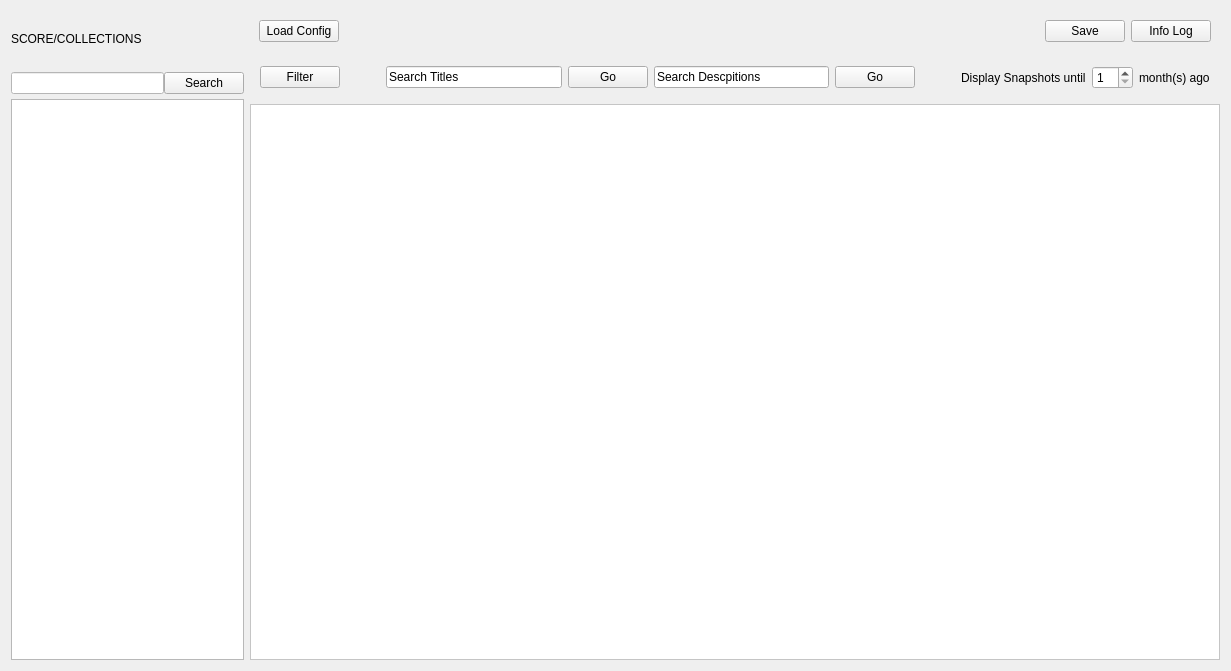
<?xml version="1.0" encoding="UTF-8"?>
<ui version="4.0">
 <class>Form</class>
 <widget class="QWidget" name="Form">
  <property name="geometry">
   <rect>
    <x>0</x>
    <y>0</y>
    <width>1231</width>
    <height>671</height>
   </rect>
  </property>
  <property name="windowTitle">
   <string>Form</string>
  </property>
  <layout class="QGridLayout" name="gridLayout">
   <item row="0" column="0" rowspan="3">
    <layout class="QVBoxLayout" name="collectionsVerticalLayout" stretch="1,0,10">
     <property name="spacing">
      <number>0</number>
     </property>
     <item>
      <widget class="QLabel" name="collectionsLabel">
       <property name="frameShape">
        <enum>QFrame::NoFrame</enum>
       </property>
       <property name="text">
        <string>SCORE/COLLECTIONS</string>
       </property>
      </widget>
     </item>
     <item>
      <layout class="QHBoxLayout" name="collSearchBarLayout">
       <property name="sizeConstraint">
        <enum>QLayout::SetDefaultConstraint</enum>
       </property>
       <property name="leftMargin">
        <number>0</number>
       </property>
       <property name="topMargin">
        <number>5</number>
       </property>
       <property name="bottomMargin">
        <number>5</number>
       </property>
       <item>
        <widget class="QLineEdit" name="searchLineEdit">
         <property name="styleSheet">
          <string notr="true">background-color: rgb(255, 255, 255);</string>
         </property>
        </widget>
       </item>
       <item>
        <widget class="QPushButton" name="collSearchButton">
         <property name="text">
          <string>Search</string>
         </property>
        </widget>
       </item>
      </layout>
     </item>
     <item>
      <widget class="QTreeView" name="collectionsTreeView">
       <property name="frameShape">
        <enum>QFrame::StyledPanel</enum>
       </property>
      </widget>
     </item>
    </layout>
   </item>
   <item row="0" column="1">
    <layout class="QHBoxLayout" name="topButtonsBoxLayout">
     <item>
      <widget class="QFrame" name="topButtonsFrame">
       <property name="enabled">
        <bool>true</bool>
       </property>
       <property name="styleSheet">
        <string notr="true">
border-color: rgb(0, 0, 0);</string>
       </property>
       <property name="frameShape">
        <enum>QFrame::NoFrame</enum>
       </property>
       <layout class="QHBoxLayout" name="horizontalLayout">
        <item>
         <widget class="QPushButton" name="loadConfigButton">
          <property name="text">
           <string>Load Config</string>
          </property>
         </widget>
        </item>
        <item>
         <spacer name="topButtonsSpacer">
          <property name="orientation">
           <enum>Qt::Horizontal</enum>
          </property>
          <property name="sizeType">
           <enum>QSizePolicy::Fixed</enum>
          </property>
          <property name="sizeHint" stdset="0">
           <size>
            <width>700</width>
            <height>20</height>
           </size>
          </property>
         </spacer>
        </item>
        <item>
         <widget class="QPushButton" name="saveButton">
          <property name="text">
           <string>Save</string>
          </property>
         </widget>
        </item>
        <item>
         <widget class="QPushButton" name="infoButton">
          <property name="text">
           <string>Info Log</string>
          </property>
         </widget>
        </item>
       </layout>
      </widget>
     </item>
    </layout>
   </item>
   <item row="1" column="1">
    <layout class="QHBoxLayout" name="filtersLayout">
     <item>
      <widget class="QFrame" name="filtersFrame">
       <property name="frameShape">
        <enum>QFrame::NoFrame</enum>
       </property>
       <property name="frameShadow">
        <enum>QFrame::Raised</enum>
       </property>
       <layout class="QHBoxLayout" name="horizontalLayout_6" stretch="0,0,1,0,1,0,0,0,0,0">
        <property name="leftMargin">
         <number>10</number>
        </property>
        <property name="rightMargin">
         <number>10</number>
        </property>
        <item>
         <widget class="QPushButton" name="filterMenuButton">
          <property name="text">
           <string>Filter</string>
          </property>
         </widget>
        </item>
        <item>
         <spacer name="filterToTitleSpacer">
          <property name="orientation">
           <enum>Qt::Horizontal</enum>
          </property>
          <property name="sizeHint" stdset="0">
           <size>
            <width>40</width>
            <height>20</height>
           </size>
          </property>
         </spacer>
        </item>
        <item>
         <widget class="QLineEdit" name="searchTitleLineEdit">
          <property name="text">
           <string>Search Titles</string>
          </property>
         </widget>
        </item>
        <item>
         <widget class="QPushButton" name="titleSearchGoButton">
          <property name="text">
           <string>Go</string>
          </property>
         </widget>
        </item>
        <item>
         <widget class="QLineEdit" name="searchDescLineEdit">
          <property name="text">
           <string>Search Descpitions</string>
          </property>
         </widget>
        </item>
        <item>
         <widget class="QPushButton" name="searchDescButton">
          <property name="text">
           <string>Go</string>
          </property>
         </widget>
        </item>
        <item>
         <spacer name="descriptionToDisplaySpacer">
          <property name="orientation">
           <enum>Qt::Horizontal</enum>
          </property>
          <property name="sizeHint" stdset="0">
           <size>
            <width>40</width>
            <height>20</height>
           </size>
          </property>
         </spacer>
        </item>
        <item>
         <widget class="QLabel" name="displaySnapshotLabel">
          <property name="text">
           <string>Display Snapshots until</string>
          </property>
         </widget>
        </item>
        <item>
         <widget class="QSpinBox" name="chooseMonthsSpinBox">
          <property name="minimum">
           <number>1</number>
          </property>
         </widget>
        </item>
        <item>
         <widget class="QLabel" name="monthsAgoLabel">
          <property name="text">
           <string>month(s) ago</string>
          </property>
         </widget>
        </item>
       </layout>
      </widget>
     </item>
    </layout>
   </item>
   <item row="2" column="1">
    <layout class="QHBoxLayout" name="snapshotLayout">
     <item>
      <widget class="QTableWidget" name="snapshotTableWidget">
       <property name="styleSheet">
        <string notr="true">background-color: rgb(255, 255, 255);</string>
       </property>
       <property name="frameShape">
        <enum>QFrame::StyledPanel</enum>
       </property>
      </widget>
     </item>
    </layout>
   </item>
  </layout>
 </widget>
 <resources/>
 <connections/>
</ui>
